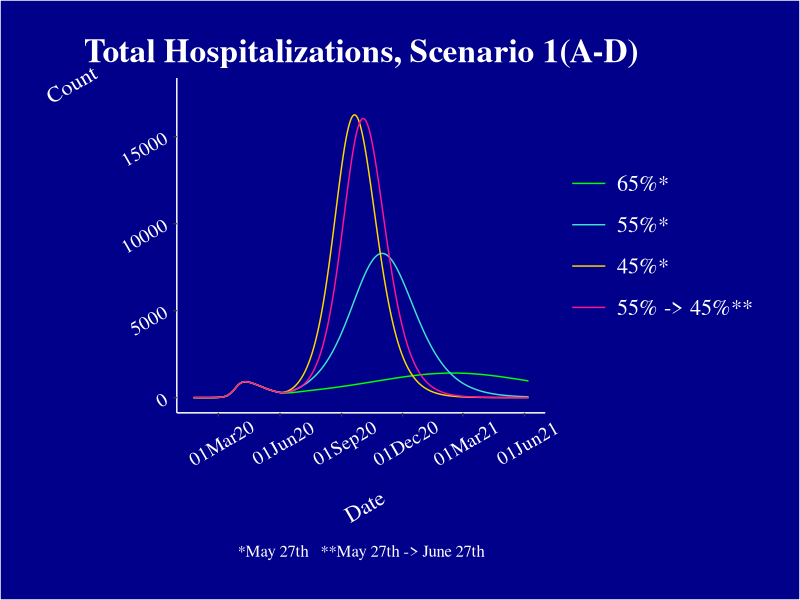
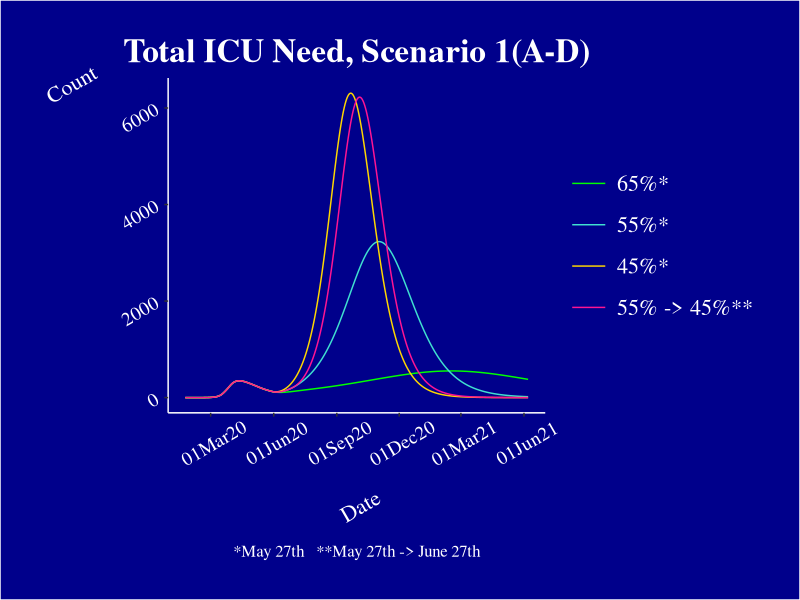
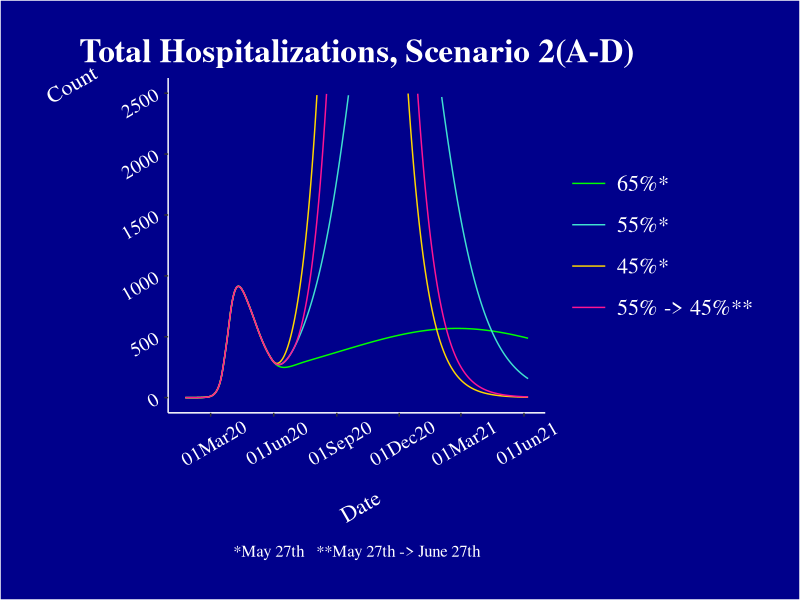
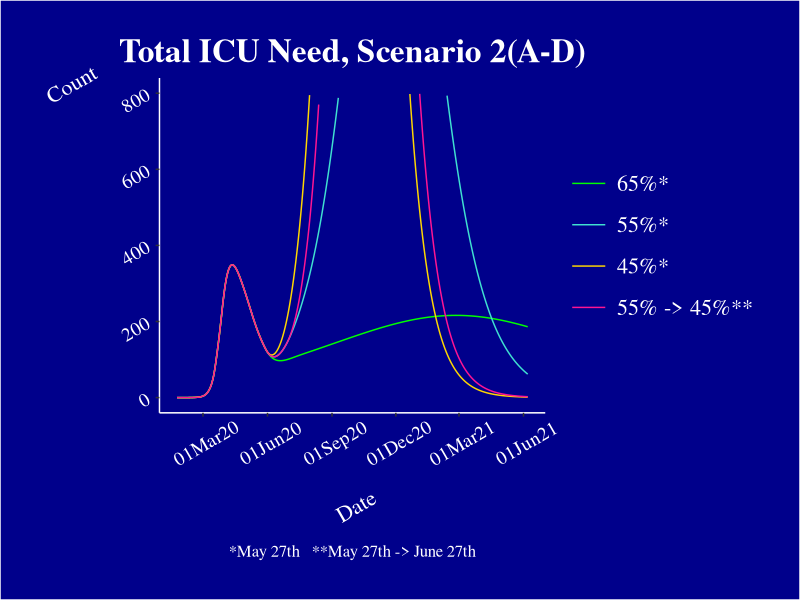
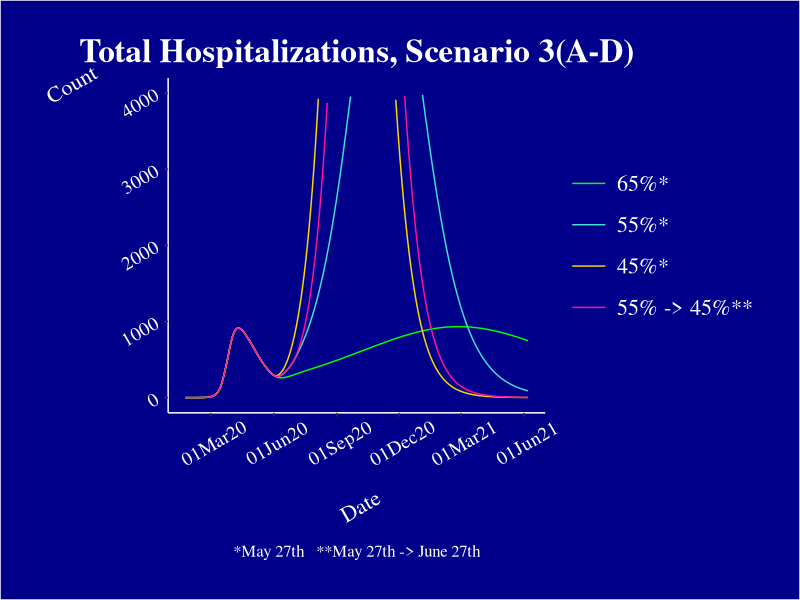
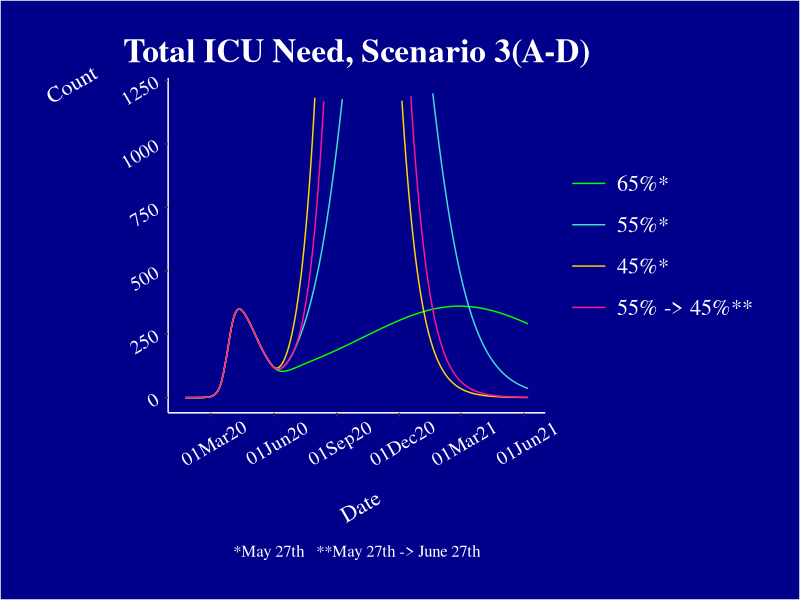

The R script that drew these images, in order:
## load deSolve package
library(deSolve)

# change the populations as needed according to grouping scheme

Cp <- 5840795 #5359295 # Colorado population = 5840795, 9% higher for previous runs, multiply all by 1.08984
n1 <- 1513005 #1388277 # population age group 1
n2 <- 1685869 #1546890 # population age group 2
n3 <- 1902963 #1746088 # population age group 3
n4 <- 738958 #678040 # population age group 4

# build SEIR model as an R function

seir1 <- function(t, x, parms) {
  
  with(as.list(c(parms, x)), {
    
    # change over time in efficacy of % mag SD among specific age groups
    ef1 <- ifelse(t<t2, 0, ifelse(t<t3, mag1, ifelse(t<t4, mag2, ifelse(t<t5, mag3, ifelse(t<t6,  mag4, ifelse(t< t7, ef1_1,ifelse(t<t8,  ef1_2, ef1_3)))))))
    #ef2 <- ifelse(t<t2, 0, ifelse(t<t3, mag1, ifelse(t<t4, mag2, ifelse(t<t5, mag3, ifelse(t<t6,  mag4, ifelse(t< t7, ef2_1,ifelse(t<t8,  ef2_2, ef2_3)))))))
    #ef3 <- ifelse(t<t2, 0, ifelse(t<t3, mag1, ifelse(t<t4, mag2, ifelse(t<t5, mag3, ifelse(t<t6,  mag4, ifelse(t< t7, ef3_1,ifelse(t<t8,  ef3_2, ef3_3)))))))
    ef4 <- ifelse(t<t2, 0, ifelse(t<t3, mag1, ifelse(t<t4, mag2, ifelse(t<t5, mag3, ifelse(t<t6,  mag4, ifelse(t< t7, ef4_1,ifelse(t<t8,  ef4_2, ef4_3)))))))
    
    siI <- ifelse (t < t1, 0, siI) ##Change proportion of symptomatics that self-isolate after 4/27
    ramp <-ifelse(t < 129, 0, ifelse(t<168,(t-129)*ramp, 39*ramp)) #For ramp up in case isolation : increases proportion of symptomatic case isoaltion over time
    maska <- ifelse(t< 73, 0, ifelse(t< t4,maska,maskb))
    CT  <- ifelse(t < t6, 0, pCT)
    
    dS1  <-    - (I1+I2+I3+I4)*(beta*(1-(maska*0.03))*lambda*S1*(1-(siI+ramp))*(1-ef1))/N - (beta*S1*(1-(maska*0.2667))*(A1+A2+A3+A4)*(1-ef1))/N 
    dE1  <-    - E1/alpha   + (I1+I2+I3+I4)*(beta*(1-(maska*0.03))*lambda*S1*(1-(siI+ramp))*(1-ef1))/N + (beta*S1*(1-(maska*0.2667))*(A1+A2+A3+A4)*(1-ef1))/N 
    dI1  <- (E1*pS1)/alpha - I1*(gamma) -  I1*pID*CT*kap*pi*om
    dII1 <-                         (I1+A1)*pID*CT*kap*pi*om - II1*gamma
    dIh1 <- I1*hosp1*gamma + II1*pS1*hosp1*gamma - Ih1*1/8
    dIc1 <- I1*cc1*gamma   + II1*pS1*cc1*gamma- Ic1*(1/10) 
    dA1  <- (E1*(1-pS1))/alpha - A1*gamma - A1*pID*CT*kap*pi*om
    dR1  <- (I1+II1*pS1)*(gamma*(1-hosp1-cc1)) + A1*gamma 
    dRh1 <- Ih1*1/8
    dRc1 <- (1-dc)*Ic1*1/10
    dD1  <-     dc*Ic1*(1/10) 
    
    dS2  <-    - (I1+I2+I3+I4)*(beta*(1-(maska*0.03))*lambda*S2*(1-(siI+ramp))*(1-ef1))/N - (beta*S2*(1-(maska*0.2667))*(A1+A2+A3+A4)*(1-ef1))/N 
    dE2  <-    - E2/alpha   + (I1+I2+I3+I4)*(beta*(1-(maska*0.03))*lambda*S2*(1-(siI+ramp))*(1-ef1))/N + (beta*S2*(1-(maska*0.2667))*(A1+A2+A3+A4)*(1-ef1))/N 
    dI2  <- (E2*pS2)/alpha - I2*(gamma) -  I2*pID*CT*kap*pi*om
    dII2 <-                         (I2+A2)*pID*CT*kap*pi*om - II2*gamma
    dIh2 <- I2*hosp2*gamma + II2*pS2*hosp2*gamma - Ih2*1/8
    dIc2 <- I2*cc2*gamma   + II2*pS2*cc2*gamma- Ic2*(1/10) 
    dA2  <- (E2*(1-pS2))/alpha - A2*gamma - A2*pID*CT*kap*pi*om
    dR2  <- (I2+II2*pS2)*(gamma*(1-hosp2-cc2)) + A2*gamma 
    dRh2 <- Ih2*1/8
    dRc2 <- (1-dc)*Ic2*1/10
    dD2  <-     dc*Ic2*(1/10) 
    
    dS3  <-    - (I1+I2+I3+I4)*(beta*(1-(maska*0.03))*lambda*S3*(1-(siI+ramp))*(1-ef1))/N - (beta*S3*(1-(maska*0.2667))*(A1+A2+A3+A4)*(1-ef1))/N 
    dE3  <-    - E3/alpha   + (I1+I2+I3+I4)*(beta*(1-(maska*0.03))*lambda*S3*(1-(siI+ramp))*(1-ef1))/N + (beta*S3*(1-(maska*0.2667))*(A1+A2+A3+A4)*(1-ef1))/N 
    dI3  <- (E3*pS3)/alpha - I3*(gamma)  - I3*pID*CT*kap*pi*om
    dII3 <-                         (I3+A3)*pID*CT*kap*pi*om - II3*gamma
    dIh3 <- I3*hosp3*gamma + II3*pS3*hosp3*gamma - Ih3*1/8
    dIc3 <- I3*cc3*gamma   + II3*pS3*cc3*gamma- Ic3*(1/10) 
    dA3  <- (E3*(1-pS3))/alpha - A3*gamma - A3*pID*CT*kap*pi*om
    dR3  <- (I3+II3*pS3)*(gamma*(1-hosp3-cc3)) + A3*gamma 
    dRh3 <- Ih3*1/8
    dRc3 <- (1-dc)*Ic3*1/10
    dD3  <-    dc*Ic3*(1/10) 
    
    dS4  <-    - (I1+I2+I3+I4)*(beta*(1-(maska*0.03))*lambda*S4*(1-(siI+ramp))*(1-ef4))/N - (beta*S4*(1-(maska*0.2667))*(A1+A2+A3+A4)*(1-ef4))/N 
    dE4  <-    - E4/alpha   + (I1+I2+I3+I4)*(beta*(1-(maska*0.03))*lambda*S4*(1-(siI+ramp))*(1-ef4))/N + (beta*S4*(1-(maska*0.2667))*(A1+A2+A3+A4)*(1-ef4))/N 
    dI4  <- (E4*pS4)/alpha - I4*(gamma)  - I4*pID*CT*kap*pi*om
    dII4 <-                         (I4+A4)*pID*CT*kap*pi*om - II4*gamma
    dIh4 <- I4*hosp4*gamma + II4*pS4*hosp4*gamma - Ih4*1/8
    dIc4 <- I4*cc4*gamma   + II4*pS4*cc4*gamma- Ic4*(1/10) 
    dA4  <- (E4*(1-pS4))/alpha - A4*gamma - A4*pID*CT*kap*pi*om
    dR4  <- (I4+II4*pS4)*(gamma*(1-hosp4-cc4)) + A4*gamma 
    dRh4 <- Ih4*1/8
    dRc4 <- (1-dc)*Ic4*1/10
    dD4  <-    dc*Ic4*(1/10) 
    
    der <- c(dS1, dE1, dI1, dII1, dIh1, dIc1, dA1, dR1, dRh1, dRc1, dD1,
             dS2, dE2, dI2, dII2, dIh2, dIc2, dA2, dR2, dRh2, dRc2, dD2,
             dS3, dE3, dI3, dII3, dIh3, dIc3, dA3, dR3, dRh3, dRc3, dD3,
             dS4, dE4, dI4, dII4, dIh4, dIc4, dA4, dR4, dRh4, dRc4, dD4)
    
    list(der,
         It = I1 + I2 + I3 + I4,
         IIt = II1 + II2 + II3 + II4,
         Iht =Ih1 + Ih2 + Ih3 + Ih4 + Ic1 + Ic2 + Ic3 + Ic4, 
         Iht1 = Ih1 +Ic1,
         Iht2 = Ih2 +Ic2,
         Iht3 = Ih3 +Ic3,
         Iht4 = Ih4 +Ic4,
         Ict =Ic1 + Ic2 + Ic3 + Ic4)
  })
}

scen <- read.csv('CT 4ages params 0609.csv')

# rows (n) to represent scenario numbers
n <- as.numeric(nrow(scen)) 
covid_ts <- list() # empty data frame to hold the time series data

# run simulations from time 1 to 500, one simulation per scenario row for as many rows as we have

for(i in 1:n){
  # define parameters that will change
  
  parms <- c(beta = scen[i, c('beta')], # transmission rate
             gamma = 1/8,
             alpha = 5.1,
             Cp = Cp,
             n1 = n1,
             n2 = n2,
             n3 = n3,
             n4 = n4,
             dc = 0.5, # death rate from ICU
             ef1_1 = scen[i,c('ef1_1')],
             ef1_2 = scen[i,c('ef1_2')],
             ef1_3 = scen[i,c('ef1_3')],
             ef2_1 = scen[i,c('ef2_1')],
             ef2_2 = scen[i,c('ef2_2')],
             ef2_3 = scen[i,c('ef2_3')],
             ef3_1 = scen[i,c('ef3_1')],
             ef3_2 = scen[i,c('ef3_2')],
             ef3_3 = scen[i,c('ef3_3')],
             ef4_1 = scen[i,c('ef4_1')],
             ef4_2 = scen[i,c('ef4_2')],
             ef4_3 = scen[i,c('ef4_3')],
             ef1 = 0,
             ef2 = 0,
             ef3 = 0,
             ef4 = 0,
             pS1 = scen[i,c('pS1')], ## proportion of infectious individuals symptomatic (0-19)
             pS2 = scen[i,c('pS2')], ## proportion of infectious individuals symptomatic (20-39)
             pS3 = scen[i,c('pS3')], ## proportion of infectious individuals symptomatic (40-59)
             pS4 = scen[i,c('pS4')], ## proportion of infectious individuals symptomatic (60-79)
             pID = scen[i,c('pID')], ## proportion of symptomatic individuals Identified
             siI = scen[i,c('siI')],## Proportion of symptomatic individuals self isolate
             lambda = scen[i,c('lambda')], ##difference in infectiousness symptomatic/asymptomatic
             hosp1 = scen[i,c('hosp1')], 
             cc1 = scen[i,c('cc1')],
             hosp2 = scen[i,c('hosp2')], 
             cc2 = scen[i,c('cc2')],
             hosp3 = scen[i,c('hosp3')], 
             cc3 = scen[i,c('cc3')],
             hosp4 = scen[i,c('hosp4')], 
             cc4 = scen[i,c('cc4')],
             mag1 = scen[i, c('mag1')],
             mag2 = scen[i, c('mag2')],
             mag3 = scen[i, c('mag3')],
             mag4 = scen[i, c('mag4')],
             t1 = scen[i,c('t1')],
             t2 = scen[i,c('t2')],
             t3 = scen[i,c('t3')],
             t4 = scen[i,c('t4')],
             t5 = scen[i,c('t5')],
             t6 = scen[i,c('t6')],
             t7 = scen[i,c('t7')],
             t8 = scen[i,c('t8')],
             ramp = scen[i,c('ramp')],
             maska = scen[i,c('maska')],
             maskb = scen[i,c('maskb')],
             kap = scen[i,c("kap")], #average number of contacts traced per detected case
             pCT = scen[i,c("pCT")], #proportion of identified cases with contacts traced
             pi = scen[i,c("pi")], #probability a contact traced infected individual is isolated before infecting other susceptibles 
             om = scen[i,c("om")] #probability a contact traced individual is infected
  )
  
  dt      <- seq(0, 500, 1)
  
  inits      <- c(S1 = n1 - 1, E1 = 0, I1 = 1, II1 = 0, Ih1 = 0, Ic1 = 0, A1 = 0, R1 = 0, Rh1 = 0, Rc1 = 0, D1 = 0,
                  S2 = n2,     E2 = 0, I2 = 0, II2 = 0, Ih2 = 0, Ic2 = 0, A2 = 0, R2 = 0, Rh2 = 0, Rc2 = 0, D2 = 0,
                  S3 = n3,     E3 = 0, I3 = 0, II3 = 0, Ih3 = 0, Ic3 = 0, A3 = 0, R3 = 0, Rh3 = 0, Rc3 = 0, D3 = 0,
                  S4 = n4,     E4 = 0, I4 = 0, II4 = 0, Ih4 = 0, Ic4 = 0, A4 = 0, R4 = 0, Rh4 = 0, Rc4 = 0, D4 = 0)
  N  <- Cp
  
  
  out <- lsoda(inits, dt, seir1, parms = parms)
  covid_ts[[i]] <- as.matrix(out)
}

#library(dplyr)
all <-  as.data.frame(cbind(rep(1:n, each=501), do.call("rbind", covid_ts)))
all$scenario <- all$V1
all$V1 <- NULL

all.scen <- merge(scen, all, by = "scenario")

write.csv(all.scen, './allscenarios_4ageCT.csv', row.names = F)

# plot total daily hospitalizations for all the proposed scenarios for each of the age groups

library(ggplot2)

# Multiple plot function

multiplot <- function(..., plotlist=NULL, file, cols=1, layout=NULL) {
  library(grid)
  
  # Make a list from the ... arguments and plotlist
  plots <- c(list(...), plotlist)
  
  numPlots = length(plots)
  
  # If layout is NULL, then use 'cols' to determine layout
  if (is.null(layout)) {
    # Make the panel
    # ncol: Number of columns of plots
    # nrow: Number of rows needed, calculated from # of cols
    layout <- matrix(seq(1, cols * ceiling(numPlots/cols)),
                     ncol = cols, nrow = ceiling(numPlots/cols))
  }
  
  if (numPlots==1) {
    print(plots[[1]])
    
  } else {
    # Set up the page
    grid.newpage()
    pushViewport(viewport(layout = grid.layout(nrow(layout), ncol(layout))))
    
    # Make each plot, in the correct location
    for (i in 1:numPlots) {
      # Get the i,j matrix positions of the regions that contain this subplot
      matchidx <- as.data.frame(which(layout == i, arr.ind = TRUE))
      
      print(plots[[i]], vp = viewport(layout.pos.row = matchidx$row,
                                      layout.pos.col = matchidx$col))
    }
  }
}

# subset into Scenario 1
# add an incrementing date vector with January 24th, 2020 as the starting value

scen1 <- subset(all.scen, all.scen$scenalpha == "1A" | all.scen$scenalpha == "1B" |
                  all.scen$scenalpha == "1C" | all.scen$scenalpha == "1D")

scen1$date <- seq(from = as.Date("2020/1/24"), to = as.Date("2020/1/24") + 500, "days")

# generate the total hospitalization and ICU plots for Scenario 1

p1hosp <- ggplot(data = scen1, aes(x = date, y = Iht, group = scenalpha, color = scenalpha)) +
  geom_line() + ylim(0, 17500) + labs(x = "Date", y = "Count",
                                     title = "Total Hospitalizations, Scenario 1(A-D)",
                                     caption = "*May 27th   **May 27th -> June 27th",
                                     col = "Scenario") + scale_x_date(date_labels = "%d%b%y", date_breaks = "3 months") +
  guides(color = guide_legend(override.aes = list(size = 10))) +
  scale_color_manual(name = "Scenario",
                     labels = c("65%*", "55%*", "45%*", "55% -> 45%**"),
                     values = c("green", "turquoise", "gold", "deeppink")) +
  theme(plot.background = element_rect(fill = "darkblue"),
        plot.margin = unit(c(1, 1, 1, 1), "cm"),
        panel.background = element_rect(fill = "darkblue"),
        legend.background = element_rect(fill = "darkblue"),
        legend.key = element_rect(color = NA, fill = NA),
        panel.grid.major = element_blank(),
        panel.grid.minor = element_blank(),
        plot.title = element_text(face = "bold", size = 24, color = "white", family = "serif", hjust = 0.5),
        plot.caption = element_text(size = 12, color = "white", family = "serif", hjust = 0.5),
        legend.title = element_blank(),
        legend.text = element_text(size = 16, color = "white", family = "serif"),
        axis.line = element_line(color = "white"),
        axis.title.x = element_text(size = 16, color = "white", family = "serif", angle = 30),
        axis.title.y = element_text(size = 16, color = "white", family = "serif", angle = 30),
        axis.text.x = element_text(size = 14, color = "white", family = "serif", angle = 30, margin = margin(15, 5, 5, 5, "pt")),
        axis.text.y = element_text(size = 14, color = "white", family = "serif", angle = 30, margin = margin(0, 5, 0, 10, "pt")))

p1hosp

p1icu <- ggplot(data = scen1, aes(x = date, y = Ict, group = scenalpha, color = scenalpha)) +
  geom_line() + labs(x = "Date", y = "Count",
                     title = "Total ICU Need, Scenario 1(A-D)",
                     caption = "*May 27th   **May 27th -> June 27th",
                     col = "Scenario") + scale_x_date(date_labels = "%d%b%y", date_breaks = "3 months") +
  guides(color = guide_legend(override.aes = list(size = 10))) +
  scale_color_manual(name = "Scenario",
                     labels = c("65%*", "55%*", "45%*", "55% -> 45%**"),
                     values = c("green", "turquoise", "gold", "deeppink")) +
  theme(plot.background = element_rect(fill = "darkblue"),
        plot.margin = unit(c(1, 1, 1, 1), "cm"),
        panel.background = element_rect(fill = "darkblue"),
        legend.background = element_rect(fill = "darkblue"),
        legend.key = element_rect(color = NA, fill = NA),
        panel.grid.major = element_blank(),
        panel.grid.minor = element_blank(),
        plot.title = element_text(face = "bold", size = 24, color = "white", family = "serif", hjust = 0.5),
        plot.caption = element_text(size = 12, color = "white", family = "serif", hjust = 0.5),
        legend.title = element_blank(),
        legend.text = element_text(size = 16, color = "white", family = "serif"),
        axis.line = element_line(color = "white"),
        axis.title.x = element_text(size = 16, color = "white", family = "serif", angle = 30),
        axis.title.y = element_text(size = 16, color = "white", family = "serif", angle = 30),
        axis.text.x = element_text(size = 14, color = "white", family = "serif", angle = 30, margin = margin(15, 5, 5, 5, "pt")),
        axis.text.y = element_text(size = 14, color = "white", family = "serif", angle = 30, margin = margin(0, 5, 0, 10, "pt")))

p1icu

# Repeat for Scenarios 2 and 3

# subset into Scenario 2
# add an incrementing date vector with January 24th, 2020 as the starting value

scen2 <- subset(all.scen, all.scen$scenalpha == "2A" | all.scen$scenalpha == "2B" |
                  all.scen$scenalpha == "2C" | all.scen$scenalpha == "2D")

scen2$date <- seq(from = as.Date("2020/1/24"), to = as.Date("2020/1/24") + 500, "days")

# generate the total hospitalization and ICU plots for Scenario 2

p2hosp <- ggplot(data = scen2, aes(x = date, y = Iht, group = scenalpha, color = scenalpha)) +
  geom_line() + ylim(0, 2500) + labs(x = "Date", y = "Count",
                                     title = "Total Hospitalizations, Scenario 2(A-D)",
                                     caption = "*May 27th   **May 27th -> June 27th",
                                     col = "Scenario") + scale_x_date(date_labels = "%d%b%y", date_breaks = "3 months") +
  guides(color = guide_legend(override.aes = list(size = 10))) +
  scale_color_manual(name = "Scenario",
                     labels = c("65%*", "55%*", "45%*", "55% -> 45%**"),
                     values = c("green", "turquoise", "gold", "deeppink")) +
  theme(plot.background = element_rect(fill = "darkblue"),
        plot.margin = unit(c(1, 1, 1, 1), "cm"),
        panel.background = element_rect(fill = "darkblue"),
        legend.background = element_rect(fill = "darkblue"),
        legend.key = element_rect(color = NA, fill = NA),
        panel.grid.major = element_blank(),
        panel.grid.minor = element_blank(),
        plot.title = element_text(face = "bold", size = 24, color = "white", family = "serif", hjust = 0.5),
        plot.caption = element_text(size = 12, color = "white", family = "serif", hjust = 0.5),
        legend.title = element_blank(),
        legend.text = element_text(size = 16, color = "white", family = "serif"),
        axis.line = element_line(color = "white"),
        axis.title.x = element_text(size = 16, color = "white", family = "serif", angle = 30),
        axis.title.y = element_text(size = 16, color = "white", family = "serif", angle = 30),
        axis.text.x = element_text(size = 14, color = "white", family = "serif", angle = 30, margin = margin(15, 5, 5, 5, "pt")),
        axis.text.y = element_text(size = 14, color = "white", family = "serif", angle = 30, margin = margin(0, 5, 0, 10, "pt")))

p2hosp

p2icu <- ggplot(data = scen2, aes(x = date, y = Ict, group = scenalpha, color = scenalpha)) +
  geom_line() + ylim(0, 800) + labs(x = "Date", y = "Count",
                                    title = "Total ICU Need, Scenario 2(A-D)",
                                    caption = "*May 27th   **May 27th -> June 27th",
                                    col = "Scenario") + scale_x_date(date_labels = "%d%b%y", date_breaks = "3 months") +
  guides(color = guide_legend(override.aes = list(size = 10))) +
  scale_color_manual(name = "Scenario",
                     labels = c("65%*", "55%*", "45%*", "55% -> 45%**"),
                     values = c("green", "turquoise", "gold", "deeppink")) +
  theme(plot.background = element_rect(fill = "darkblue"),
        plot.margin = unit(c(1, 1, 1, 1), "cm"),
        panel.background = element_rect(fill = "darkblue"),
        legend.background = element_rect(fill = "darkblue"),
        legend.key = element_rect(color = NA, fill = NA),
        panel.grid.major = element_blank(),
        panel.grid.minor = element_blank(),
        plot.title = element_text(face = "bold", size = 24, color = "white", family = "serif", hjust = 0.5),
        plot.caption = element_text(size = 12, color = "white", family = "serif", hjust = 0.5),
        legend.title = element_blank(),
        legend.text = element_text(size = 16, color = "white", family = "serif"),
        axis.line = element_line(color = "white"),
        axis.title.x = element_text(size = 16, color = "white", family = "serif", angle = 30),
        axis.title.y = element_text(size = 16, color = "white", family = "serif", angle = 30),
        axis.text.x = element_text(size = 14, color = "white", family = "serif", angle = 30, margin = margin(15, 5, 5, 5, "pt")),
        axis.text.y = element_text(size = 14, color = "white", family = "serif", angle = 30, margin = margin(0, 5, 0, 10, "pt")))

p2icu

# subset into Scenario 3
# add an incrementing date vector with January 24th, 2020 as the starting value

scen3 <- subset(all.scen, all.scen$scenalpha == "3A" | all.scen$scenalpha == "3B" |
                  all.scen$scenalpha == "3C" | all.scen$scenalpha == "3D")

scen3$date <- seq(from = as.Date("2020/1/24"), to = as.Date("2020/1/24") + 500, "days")

# generate the total hospitalization and ICU plots for Scenario 3

p3hosp <- ggplot(data = scen3, aes(x = date, y = Iht, group = scenalpha, color = scenalpha)) +
  geom_line() + ylim(0, 4000) + labs(x = "Date", y = "Count",
                                     title = "Total Hospitalizations, Scenario 3(A-D)",
                                     caption = "*May 27th   **May 27th -> June 27th",
                                     col = "Scenario") + scale_x_date(date_labels = "%d%b%y", date_breaks = "3 months") +
  guides(color = guide_legend(override.aes = list(size = 10))) +
  scale_color_manual(name = "Scenario",
                     labels = c("65%*", "55%*", "45%*", "55% -> 45%**"),
                     values = c("green", "turquoise", "gold", "deeppink")) +
  theme(plot.background = element_rect(fill = "darkblue"),
        plot.margin = unit(c(1, 1, 1, 1), "cm"),
        panel.background = element_rect(fill = "darkblue"),
        legend.background = element_rect(fill = "darkblue"),
        legend.key = element_rect(color = NA, fill = NA),
        panel.grid.major = element_blank(),
        panel.grid.minor = element_blank(),
        plot.title = element_text(face = "bold", size = 24, color = "white", family = "serif", hjust = 0.5),
        plot.caption = element_text(size = 12, color = "white", family = "serif", hjust = 0.5),
        legend.title = element_blank(),
        legend.text = element_text(size = 16, color = "white", family = "serif"),
        axis.line = element_line(color = "white"),
        axis.title.x = element_text(size = 16, color = "white", family = "serif", angle = 30),
        axis.title.y = element_text(size = 16, color = "white", family = "serif", angle = 30),
        axis.text.x = element_text(size = 14, color = "white", family = "serif", angle = 30, margin = margin(15, 5, 5, 5, "pt")),
        axis.text.y = element_text(size = 14, color = "white", family = "serif", angle = 30, margin = margin(0, 5, 0, 10, "pt")))

p3hosp

p3icu <- ggplot(data = scen3, aes(x = date, y = Ict, group = scenalpha, color = scenalpha)) +
  geom_line() + ylim(0, 1200) + labs(x = "Date", y = "Count",
                                     title = "Total ICU Need, Scenario 3(A-D)",
                                     caption = "*May 27th   **May 27th -> June 27th",
                                     col = "Scenario") + scale_x_date(date_labels = "%d%b%y", date_breaks = "3 months") +
  guides(color = guide_legend(override.aes = list(size = 10))) +
  scale_color_manual(name = "Scenario",
                     labels = c("65%*", "55%*", "45%*", "55% -> 45%**"),
                     values = c("green", "turquoise", "gold", "deeppink")) +
  theme(plot.background = element_rect(fill = "darkblue"),
        plot.margin = unit(c(1, 1, 1, 1), "cm"),
        panel.background = element_rect(fill = "darkblue"),
        legend.background = element_rect(fill = "darkblue"),
        legend.key = element_rect(color = NA, fill = NA),
        panel.grid.major = element_blank(),
        panel.grid.minor = element_blank(),
        plot.title = element_text(face = "bold", size = 24, color = "white", family = "serif", hjust = 0.5),
        plot.caption = element_text(size = 12, color = "white", family = "serif", hjust = 0.5),
        legend.title = element_blank(),
        legend.text = element_text(size = 16, color = "white", family = "serif"),
        axis.line = element_line(color = "white"),
        axis.title.x = element_text(size = 16, color = "white", family = "serif", angle = 30),
        axis.title.y = element_text(size = 16, color = "white", family = "serif", angle = 30),
        axis.text.x = element_text(size = 14, color = "white", family = "serif", angle = 30, margin = margin(15, 5, 5, 5, "pt")),
        axis.text.y = element_text(size = 14, color = "white", family = "serif", angle = 30, margin = margin(0, 5, 0, 10, "pt")))

p3icu
